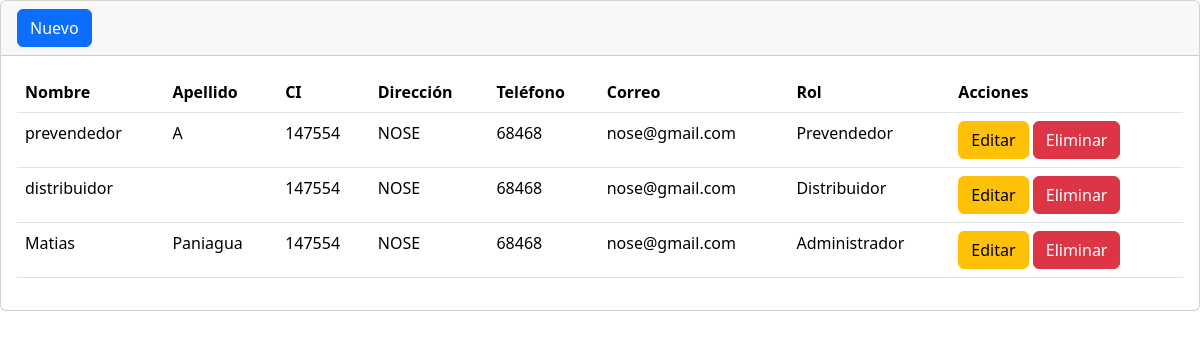
/secciones/empleados/index.php, run on the app's committed database.
### tables this page shows
CREATE TABLE `empleados` (
  `id_empleado` int NOT NULL AUTO_INCREMENT,
  `nombre` varchar(50) DEFAULT NULL,
  `apellido` varchar(50) DEFAULT NULL,
  `CI` varchar(100) DEFAULT NULL,
  `direccion` varchar(1000) DEFAULT NULL,
  `telefono` int DEFAULT NULL,
  `garantia` decimal(10,2) DEFAULT NULL,
  `fecha_nacimiento` date DEFAULT NULL,
  `fecha_ingreso` date DEFAULT NULL,
  `correo` varchar(1000) DEFAULT NULL,
  `activo` tinyint DEFAULT NULL,
  `rol` int NOT NULL,
  PRIMARY KEY (`id_empleado`),
  KEY `fk_empleados_rol1_idx` (`rol`),
  CONSTRAINT `fk_empleados_rol1` FOREIGN KEY (`rol`) REFERENCES `rol` (`idrol`)
);

CREATE TABLE `rol` (
  `idrol` int NOT NULL AUTO_INCREMENT,
  `rol` varchar(50) NOT NULL,
  PRIMARY KEY (`idrol`)
);

### secciones/empleados/index.php (the view, shortened to what this page needs)
<?php
include("../../bd.php");
$sentencia = $conexion->prepare("SELECT e.*, r.rol AS nombre_rol FROM `empleados` e INNER JOIN `rol` r ON e.rol = r.idrol WHERE e.activo = 1");
$sentencia->execute();
$lista_empleados = $sentencia->fetchAll(PDO::FETCH_ASSOC);
include("../../templates/header.php");
?>
<div class="card">
    <div class="card-header">
        <a class="btn btn-primary" href="crear.php" role="button">Nuevo</a>
    </div>
    <div class="card-body">
        <div class="table-responsive-sm">
            <table class="table">
                <thead>
                    <tr>
                        <th scope="col">Nombre</th>
                        <th scope="col">Apellido</th>
                        <th scope="col">CI</th>
                        <th scope="col">Dirección</th>
                        <th scope="col">Teléfono</th>
                        <th scope="col">Correo</th>
                        <th scope="col">Rol</th>
                        <th scope="col">Acciones</th>
                    </tr>
                </thead>
                <tbody>
                    <?php foreach ($lista_empleados as $registro): ?>
                        <tr>
                            <td><?php echo ($registro['nombre']); ?></td>
                            <td><?php echo ($registro['apellido']); ?></td>
                            <td><?php echo ($registro['CI']); ?></td>
                            <td><?php echo ($registro['direccion']); ?></td>
                            <td><?php echo ($registro['telefono']); ?></td>
                            <td><?php echo ($registro['correo']); ?></td>
                            <td><?php echo ($registro['nombre_rol']); ?></td>
                            <td>
                                <a href="editar.php?txtID=<?php echo $registro['id_empleado']; ?>" class="btn btn-warning">Editar</a>
                                <a href="index.php?txtID=<?php echo $registro['id_empleado']; ?>" class="btn btn-danger">Eliminar</a>
                            </td>
                        </tr>
                    <?php endforeach; ?>
                </tbody>
            </table>
        </div>
    </div>
</div>
<?php include("../../templates/footer.php"); ?>

### data on the page
empleados: nombre "prevendedor", apellido "A", CI "147554", direccion "NOSE", telefono "68468", correo "nose@gmail.com", rol.rol "Prevendedor"
empleados: nombre "distribuidor", CI "147554", direccion "NOSE", telefono "68468", correo "nose@gmail.com", rol.rol "Distribuidor"
empleados: nombre "Matias", apellido "Paniagua", CI "147554", direccion "NOSE", telefono "68468", correo "nose@gmail.com", rol.rol "Administrador"
